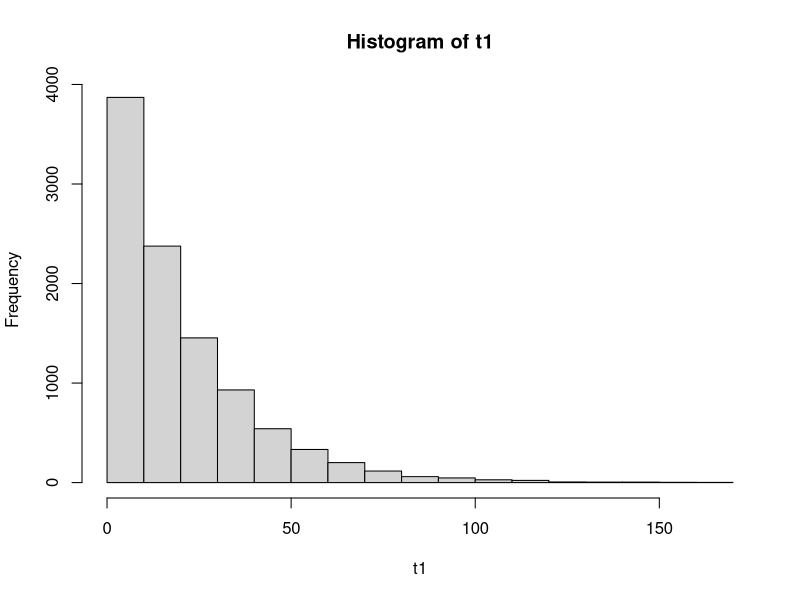
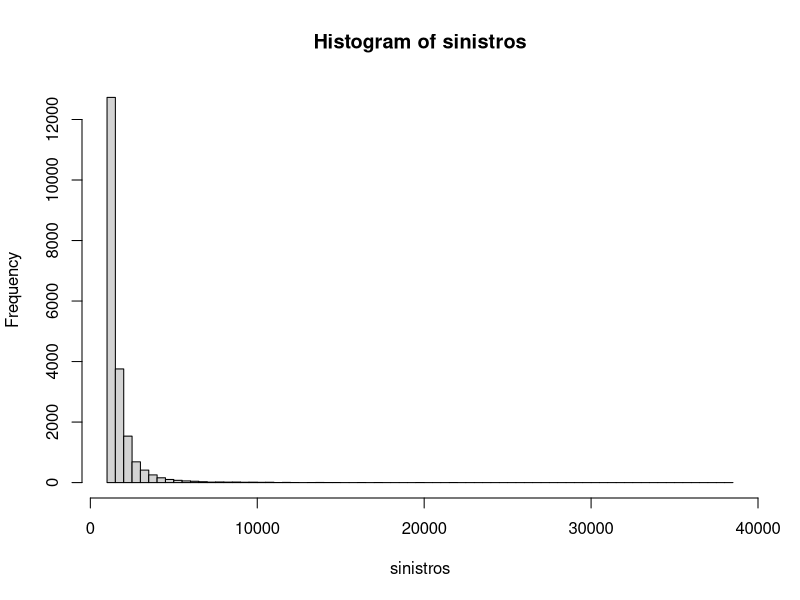
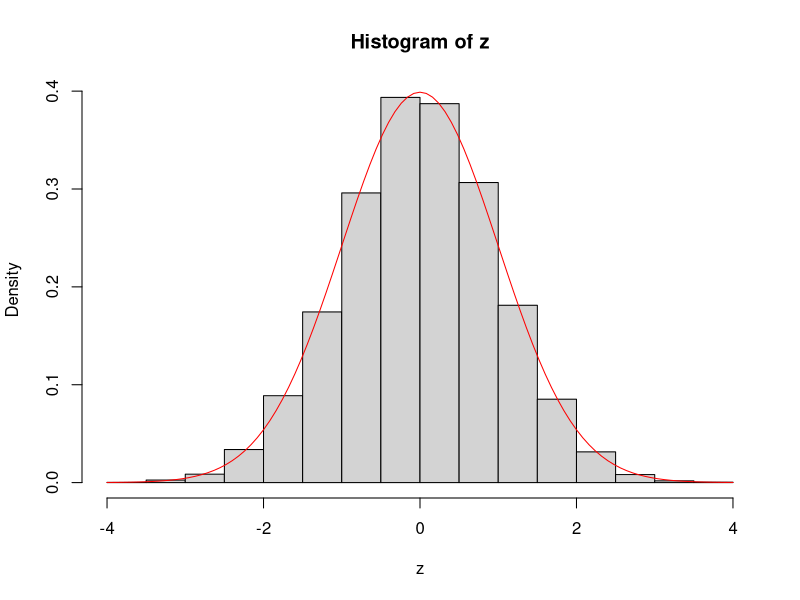

Here is the R script that generated these plots, in order:
# Aula 3.3 - Tranformação Inversa - Exercicios

# 1 ----

rexp.inv = function(n,lambda){
  u = runif(n)
  
  x = -log(1-u)/lambda
}

t1 = rexp.inv(10000,0.05)

hist(t1)

mean(t1)
mean(t1>30)
exp(-0.05*30)

# 2 ----

rpoli.inv = function(n){
  u = runif(n)
  
  x = (u)^(1/3)
}

poli = rpoli.inv(10000)

mean(poli)
var(poli)

# 3 ----
rpareto.inv = function(n,alpha,b){
  u = runif(n)
  
  x = b/(1-u)^(1/alpha)
}
 
sinistros = rpareto.inv(20000,2.5,1000)
 
hist(sinistros, breaks=100)
 
mean(sinistros)
quantile(sinistros,0.95)

# 4 ----
 
rnorm.boxmuller = function(n){
  u1 = runif(n)
  u2 = runif(n)
  
  z1 = sqrt(-2*log(u1))*cos(2*pi*u2)
  z2 = sqrt(-2*log(u1))*sin(2*pi*u2)
  
  z = c(z1,z2)
  z[1:n]
}
 
z = rnorm.boxmuller(10000)
 
hist(z, freq=FALSE)
curve(dnorm(x), add=TRUE, col="red")
 
mean(z>1.96)
1-pnorm(1.96)
 
system.time(rnorm(1e6))
system.time(rnorm.boxmuller(1e6))
 
rnorm.boxmuller2 = function(n,media=0,sd=1){
  media + sd*rnorm.boxmuller(n)
}
 
y = rnorm.boxmuller2(10000,5,2)
 
mean(y)
sd(y)
